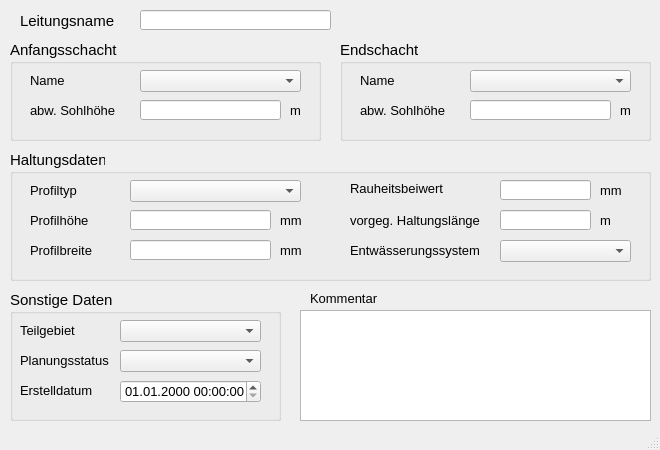
<?xml version="1.0" encoding="UTF-8"?>
<ui version="4.0">
 <class>MainWindow</class>
 <widget class="QMainWindow" name="MainWindow">
  <property name="geometry">
   <rect>
    <x>0</x>
    <y>0</y>
    <width>660</width>
    <height>450</height>
   </rect>
  </property>
  <property name="sizePolicy">
   <sizepolicy hsizetype="Preferred" vsizetype="Preferred">
    <horstretch>0</horstretch>
    <verstretch>0</verstretch>
   </sizepolicy>
  </property>
  <property name="minimumSize">
   <size>
    <width>660</width>
    <height>450</height>
   </size>
  </property>
  <property name="baseSize">
   <size>
    <width>0</width>
    <height>0</height>
   </size>
  </property>
  <property name="font">
   <font>
    <family>Tahoma</family>
    <pointsize>10</pointsize>
   </font>
  </property>
  <property name="windowTitle">
   <string>MainWindow</string>
  </property>
  <widget class="QWidget" name="centralwidget">
   <widget class="QLabel" name="label">
    <property name="geometry">
     <rect>
      <x>20</x>
      <y>10</y>
      <width>131</width>
      <height>21</height>
     </rect>
    </property>
    <property name="font">
     <font>
      <family>Tahoma</family>
      <pointsize>11</pointsize>
     </font>
    </property>
    <property name="text">
     <string>Leitungsname</string>
    </property>
   </widget>
   <widget class="QGroupBox" name="groupBox">
    <property name="geometry">
     <rect>
      <x>10</x>
      <y>40</y>
      <width>311</width>
      <height>101</height>
     </rect>
    </property>
    <property name="font">
     <font>
      <family>Tahoma</family>
      <pointsize>11</pointsize>
     </font>
    </property>
    <property name="title">
     <string>Anfangsschacht</string>
    </property>
    <widget class="QLabel" name="label_3">
     <property name="geometry">
      <rect>
       <x>20</x>
       <y>30</y>
       <width>91</width>
       <height>21</height>
      </rect>
     </property>
     <property name="font">
      <font>
       <family>Tahoma</family>
       <pointsize>10</pointsize>
      </font>
     </property>
     <property name="text">
      <string>Name</string>
     </property>
    </widget>
    <widget class="QLabel" name="label_5">
     <property name="geometry">
      <rect>
       <x>20</x>
       <y>60</y>
       <width>101</width>
       <height>21</height>
      </rect>
     </property>
     <property name="font">
      <font>
       <family>Tahoma</family>
       <pointsize>10</pointsize>
      </font>
     </property>
     <property name="text">
      <string>abw. Sohlhöhe</string>
     </property>
    </widget>
    <widget class="QLabel" name="label_14">
     <property name="geometry">
      <rect>
       <x>280</x>
       <y>60</y>
       <width>21</width>
       <height>21</height>
      </rect>
     </property>
     <property name="font">
      <font>
       <family>Tahoma</family>
       <pointsize>10</pointsize>
      </font>
     </property>
     <property name="text">
      <string>m</string>
     </property>
    </widget>
    <widget class="QComboBox" name="schoben">
     <property name="geometry">
      <rect>
       <x>130</x>
       <y>30</y>
       <width>161</width>
       <height>22</height>
      </rect>
     </property>
     <property name="font">
      <font>
       <family>Tahoma</family>
       <pointsize>10</pointsize>
      </font>
     </property>
     <property name="toolTip">
      <string>&lt;html&gt;&lt;head/&gt;&lt;body&gt;&lt;p&gt;Name des oberen Schachts&lt;/p&gt;&lt;/body&gt;&lt;/html&gt;</string>
     </property>
     <property name="statusTip">
      <string>Name des oberen Schachts</string>
     </property>
    </widget>
    <widget class="QLineEdit" name="sohleoben">
     <property name="geometry">
      <rect>
       <x>130</x>
       <y>60</y>
       <width>141</width>
       <height>20</height>
      </rect>
     </property>
     <property name="font">
      <font>
       <family>Tahoma</family>
       <pointsize>10</pointsize>
      </font>
     </property>
     <property name="toolTip">
      <string>&lt;html&gt;&lt;head/&gt;&lt;body&gt;&lt;p&gt;von Schachtsohle abweichende Sohlhöhe&lt;/p&gt;&lt;/body&gt;&lt;/html&gt;</string>
     </property>
     <property name="statusTip">
      <string>von Schachtsohle abweichende Sohlhöhe</string>
     </property>
    </widget>
   </widget>
   <widget class="QGroupBox" name="groupBox_3">
    <property name="geometry">
     <rect>
      <x>340</x>
      <y>40</y>
      <width>311</width>
      <height>101</height>
     </rect>
    </property>
    <property name="font">
     <font>
      <family>Tahoma</family>
      <pointsize>11</pointsize>
     </font>
    </property>
    <property name="title">
     <string>Endschacht</string>
    </property>
    <widget class="QLineEdit" name="sohleunten">
     <property name="geometry">
      <rect>
       <x>130</x>
       <y>60</y>
       <width>141</width>
       <height>20</height>
      </rect>
     </property>
     <property name="font">
      <font>
       <family>Tahoma</family>
       <pointsize>10</pointsize>
      </font>
     </property>
     <property name="toolTip">
      <string>&lt;html&gt;&lt;head/&gt;&lt;body&gt;&lt;p&gt;von Schachtsohle abweichende Sohlhöhe&lt;/p&gt;&lt;/body&gt;&lt;/html&gt;</string>
     </property>
     <property name="statusTip">
      <string>von Schachtsohle abweichende Sohlhöhe</string>
     </property>
    </widget>
    <widget class="QLabel" name="label_9">
     <property name="geometry">
      <rect>
       <x>20</x>
       <y>30</y>
       <width>71</width>
       <height>21</height>
      </rect>
     </property>
     <property name="font">
      <font>
       <family>Tahoma</family>
       <pointsize>10</pointsize>
      </font>
     </property>
     <property name="text">
      <string>Name</string>
     </property>
    </widget>
    <widget class="QLabel" name="label_8">
     <property name="geometry">
      <rect>
       <x>20</x>
       <y>60</y>
       <width>91</width>
       <height>21</height>
      </rect>
     </property>
     <property name="font">
      <font>
       <family>Tahoma</family>
       <pointsize>10</pointsize>
      </font>
     </property>
     <property name="text">
      <string>abw. Sohlhöhe</string>
     </property>
    </widget>
    <widget class="QLabel" name="label_15">
     <property name="geometry">
      <rect>
       <x>280</x>
       <y>60</y>
       <width>21</width>
       <height>21</height>
      </rect>
     </property>
     <property name="font">
      <font>
       <family>Tahoma</family>
       <pointsize>10</pointsize>
      </font>
     </property>
     <property name="text">
      <string>m</string>
     </property>
    </widget>
    <widget class="QComboBox" name="schunten">
     <property name="geometry">
      <rect>
       <x>130</x>
       <y>30</y>
       <width>161</width>
       <height>22</height>
      </rect>
     </property>
     <property name="font">
      <font>
       <family>Tahoma</family>
       <pointsize>10</pointsize>
      </font>
     </property>
     <property name="toolTip">
      <string>&lt;html&gt;&lt;head/&gt;&lt;body&gt;&lt;p&gt;Name des unteren Schachts&lt;/p&gt;&lt;/body&gt;&lt;/html&gt;</string>
     </property>
     <property name="statusTip">
      <string>Name des unteren Schachts</string>
     </property>
    </widget>
   </widget>
   <widget class="QTextEdit" name="kommentar">
    <property name="geometry">
     <rect>
      <x>300</x>
      <y>310</y>
      <width>351</width>
      <height>111</height>
     </rect>
    </property>
    <property name="font">
     <font>
      <family>Tahoma</family>
      <pointsize>10</pointsize>
     </font>
    </property>
    <property name="toolTip">
     <string>&lt;html&gt;&lt;head/&gt;&lt;body&gt;&lt;p&gt;Platz für zusätzliche Kommentare.&lt;/p&gt;&lt;/body&gt;&lt;/html&gt;</string>
    </property>
    <property name="statusTip">
     <string>Platz für zusätzliche Kommentare.</string>
    </property>
   </widget>
   <widget class="QLabel" name="label_22">
    <property name="geometry">
     <rect>
      <x>310</x>
      <y>290</y>
      <width>81</width>
      <height>16</height>
     </rect>
    </property>
    <property name="font">
     <font>
      <family>Tahoma</family>
      <pointsize>10</pointsize>
     </font>
    </property>
    <property name="text">
     <string>Kommentar</string>
    </property>
   </widget>
   <widget class="QLineEdit" name="leitnam">
    <property name="geometry">
     <rect>
      <x>140</x>
      <y>10</y>
      <width>191</width>
      <height>20</height>
     </rect>
    </property>
    <property name="font">
     <font>
      <family>Tahoma</family>
      <pointsize>10</pointsize>
     </font>
    </property>
    <property name="toolTip">
     <string>&lt;html&gt;&lt;head/&gt;&lt;body&gt;&lt;p&gt;eindeutige Bezeichnung&lt;/p&gt;&lt;/body&gt;&lt;/html&gt;</string>
    </property>
    <property name="statusTip">
     <string>eindeutige Bezeichnung</string>
    </property>
   </widget>
   <widget class="QGroupBox" name="groupBox_2">
    <property name="geometry">
     <rect>
      <x>10</x>
      <y>150</y>
      <width>641</width>
      <height>131</height>
     </rect>
    </property>
    <property name="font">
     <font>
      <family>Tahoma</family>
      <pointsize>11</pointsize>
     </font>
    </property>
    <property name="title">
     <string>Haltungsdaten</string>
    </property>
    <widget class="QLineEdit" name="ks">
     <property name="geometry">
      <rect>
       <x>490</x>
       <y>30</y>
       <width>91</width>
       <height>20</height>
      </rect>
     </property>
     <property name="font">
      <font>
       <family>Tahoma</family>
       <pointsize>10</pointsize>
      </font>
     </property>
     <property name="toolTip">
      <string>&lt;html&gt;&lt;head/&gt;&lt;body&gt;&lt;p&gt;Absolute Rauheit gemäß Prandtl-Colebrook&lt;/p&gt;&lt;/body&gt;&lt;/html&gt;</string>
     </property>
     <property name="statusTip">
      <string>Absolute Rauheit gemäß Prandtl-Colebrook</string>
     </property>
    </widget>
    <widget class="QLabel" name="label_7">
     <property name="geometry">
      <rect>
       <x>20</x>
       <y>90</y>
       <width>101</width>
       <height>21</height>
      </rect>
     </property>
     <property name="font">
      <font>
       <family>Tahoma</family>
       <pointsize>10</pointsize>
      </font>
     </property>
     <property name="text">
      <string>Profilbreite</string>
     </property>
    </widget>
    <widget class="QLabel" name="label_20">
     <property name="geometry">
      <rect>
       <x>270</x>
       <y>90</y>
       <width>31</width>
       <height>21</height>
      </rect>
     </property>
     <property name="font">
      <font>
       <family>Tahoma</family>
       <pointsize>10</pointsize>
      </font>
     </property>
     <property name="text">
      <string>mm</string>
     </property>
    </widget>
    <widget class="QLabel" name="label_21">
     <property name="geometry">
      <rect>
       <x>590</x>
       <y>60</y>
       <width>31</width>
       <height>21</height>
      </rect>
     </property>
     <property name="font">
      <font>
       <family>Tahoma</family>
       <pointsize>10</pointsize>
      </font>
     </property>
     <property name="text">
      <string>m </string>
     </property>
    </widget>
    <widget class="QLineEdit" name="laenge">
     <property name="geometry">
      <rect>
       <x>490</x>
       <y>60</y>
       <width>91</width>
       <height>20</height>
      </rect>
     </property>
     <property name="font">
      <font>
       <family>Tahoma</family>
       <pointsize>10</pointsize>
      </font>
     </property>
     <property name="toolTip">
      <string>&lt;html&gt;&lt;head/&gt;&lt;body&gt;&lt;p&gt;&lt;span style=&quot; font-size:10pt;&quot;&gt;vorgegebene Haltungslänge, falls diese nicht automatisch berechnet werden soll&lt;/span&gt;&lt;/p&gt;&lt;/body&gt;&lt;/html&gt;</string>
     </property>
     <property name="statusTip">
      <string>vorgegebene Haltungslänge, falls diese nicht automatisch berechnet werden soll</string>
     </property>
    </widget>
    <widget class="QComboBox" name="entwart">
     <property name="geometry">
      <rect>
       <x>490</x>
       <y>90</y>
       <width>131</width>
       <height>22</height>
      </rect>
     </property>
     <property name="font">
      <font>
       <family>Tahoma</family>
       <pointsize>10</pointsize>
      </font>
     </property>
     <property name="toolTip">
      <string>&lt;html&gt;&lt;head/&gt;&lt;body&gt;&lt;p&gt;vorh. Entwässerungssystem (z.B. Mischwasser, Regenwasser etc.)&lt;/p&gt;&lt;/body&gt;&lt;/html&gt;</string>
     </property>
     <property name="statusTip">
      <string>vorh. Entwässerungssystem (z.B. Mischwasser, Regenwasser etc.)</string>
     </property>
    </widget>
    <widget class="QComboBox" name="profilnam">
     <property name="geometry">
      <rect>
       <x>120</x>
       <y>30</y>
       <width>171</width>
       <height>22</height>
      </rect>
     </property>
     <property name="font">
      <font>
       <family>Tahoma</family>
       <pointsize>10</pointsize>
      </font>
     </property>
     <property name="toolTip">
      <string>&lt;html&gt;&lt;head/&gt;&lt;body&gt;&lt;p&gt;Profil der Haltung gem. HE&lt;/p&gt;&lt;/body&gt;&lt;/html&gt;</string>
     </property>
     <property name="statusTip">
      <string>Profil der Haltung gem. HE</string>
     </property>
    </widget>
    <widget class="QLabel" name="label_54">
     <property name="geometry">
      <rect>
       <x>20</x>
       <y>30</y>
       <width>91</width>
       <height>21</height>
      </rect>
     </property>
     <property name="font">
      <font>
       <family>Tahoma</family>
       <pointsize>10</pointsize>
      </font>
     </property>
     <property name="text">
      <string>Profiltyp</string>
     </property>
    </widget>
    <widget class="QLabel" name="label_17">
     <property name="geometry">
      <rect>
       <x>340</x>
       <y>50</y>
       <width>151</width>
       <height>41</height>
      </rect>
     </property>
     <property name="font">
      <font>
       <family>Tahoma</family>
       <pointsize>10</pointsize>
      </font>
     </property>
     <property name="text">
      <string>vorgeg. Haltungslänge</string>
     </property>
    </widget>
    <widget class="QLabel" name="label_51">
     <property name="geometry">
      <rect>
       <x>340</x>
       <y>90</y>
       <width>151</width>
       <height>21</height>
      </rect>
     </property>
     <property name="font">
      <font>
       <family>Tahoma</family>
       <pointsize>10</pointsize>
      </font>
     </property>
     <property name="text">
      <string>Entwässerungssystem</string>
     </property>
    </widget>
    <widget class="QLineEdit" name="hoehe">
     <property name="geometry">
      <rect>
       <x>120</x>
       <y>60</y>
       <width>141</width>
       <height>20</height>
      </rect>
     </property>
     <property name="font">
      <font>
       <family>Tahoma</family>
       <pointsize>10</pointsize>
      </font>
     </property>
     <property name="toolTip">
      <string>&lt;html&gt;&lt;head/&gt;&lt;body&gt;&lt;p&gt;Bedeutung hängt vom Profiltyp ab&lt;/p&gt;&lt;/body&gt;&lt;/html&gt;</string>
     </property>
     <property name="statusTip">
      <string>Bedeutung hängt vom Profiltyp ab</string>
     </property>
    </widget>
    <widget class="QLabel" name="label_16">
     <property name="geometry">
      <rect>
       <x>270</x>
       <y>60</y>
       <width>31</width>
       <height>21</height>
      </rect>
     </property>
     <property name="font">
      <font>
       <family>Tahoma</family>
       <pointsize>10</pointsize>
      </font>
     </property>
     <property name="text">
      <string>mm</string>
     </property>
    </widget>
    <widget class="QLineEdit" name="breite">
     <property name="geometry">
      <rect>
       <x>120</x>
       <y>90</y>
       <width>141</width>
       <height>20</height>
      </rect>
     </property>
     <property name="font">
      <font>
       <family>Tahoma</family>
       <pointsize>10</pointsize>
      </font>
     </property>
     <property name="toolTip">
      <string>&lt;html&gt;&lt;head/&gt;&lt;body&gt;&lt;p&gt;Bedeutung hängt vom Profiltyp ab&lt;/p&gt;&lt;/body&gt;&lt;/html&gt;</string>
     </property>
     <property name="statusTip">
      <string>Bedeutung hängt vom Profiltyp ab</string>
     </property>
    </widget>
    <widget class="QLabel" name="label_6">
     <property name="geometry">
      <rect>
       <x>20</x>
       <y>60</y>
       <width>101</width>
       <height>21</height>
      </rect>
     </property>
     <property name="font">
      <font>
       <family>Tahoma</family>
       <pointsize>10</pointsize>
      </font>
     </property>
     <property name="text">
      <string>Profilhöhe</string>
     </property>
    </widget>
    <widget class="QLabel" name="label_70">
     <property name="geometry">
      <rect>
       <x>590</x>
       <y>30</y>
       <width>46</width>
       <height>21</height>
      </rect>
     </property>
     <property name="font">
      <font>
       <family>Tahoma</family>
       <pointsize>10</pointsize>
      </font>
     </property>
     <property name="text">
      <string>mm</string>
     </property>
    </widget>
    <widget class="QLabel" name="label_61">
     <property name="geometry">
      <rect>
       <x>340</x>
       <y>30</y>
       <width>101</width>
       <height>16</height>
      </rect>
     </property>
     <property name="font">
      <font>
       <family>Tahoma</family>
       <pointsize>10</pointsize>
      </font>
     </property>
     <property name="text">
      <string>Rauheitsbeiwert</string>
     </property>
    </widget>
   </widget>
   <widget class="QGroupBox" name="groupBox_4">
    <property name="geometry">
     <rect>
      <x>10</x>
      <y>290</y>
      <width>271</width>
      <height>131</height>
     </rect>
    </property>
    <property name="font">
     <font>
      <family>Tahoma</family>
      <pointsize>11</pointsize>
     </font>
    </property>
    <property name="title">
     <string>Sonstige Daten</string>
    </property>
    <widget class="QLabel" name="label_18">
     <property name="geometry">
      <rect>
       <x>10</x>
       <y>30</y>
       <width>71</width>
       <height>20</height>
      </rect>
     </property>
     <property name="font">
      <font>
       <family>Tahoma</family>
       <pointsize>10</pointsize>
      </font>
     </property>
     <property name="text">
      <string>Teilgebiet</string>
     </property>
     <property name="buddy">
      <cstring>simstatus</cstring>
     </property>
    </widget>
    <widget class="QLabel" name="label_19">
     <property name="geometry">
      <rect>
       <x>10</x>
       <y>60</y>
       <width>111</width>
       <height>21</height>
      </rect>
     </property>
     <property name="font">
      <font>
       <family>Tahoma</family>
       <pointsize>10</pointsize>
      </font>
     </property>
     <property name="text">
      <string>Planungsstatus</string>
     </property>
     <property name="buddy">
      <cstring>simstatus</cstring>
     </property>
    </widget>
    <widget class="QLabel" name="label_72">
     <property name="geometry">
      <rect>
       <x>10</x>
       <y>90</y>
       <width>151</width>
       <height>21</height>
      </rect>
     </property>
     <property name="font">
      <font>
       <family>Tahoma</family>
       <pointsize>10</pointsize>
      </font>
     </property>
     <property name="text">
      <string>Erstelldatum</string>
     </property>
    </widget>
    <widget class="QComboBox" name="teilgebiet">
     <property name="geometry">
      <rect>
       <x>110</x>
       <y>30</y>
       <width>141</width>
       <height>22</height>
      </rect>
     </property>
     <property name="font">
      <font>
       <family>Tahoma</family>
       <pointsize>10</pointsize>
      </font>
     </property>
     <property name="toolTip">
      <string>&lt;html&gt;&lt;head/&gt;&lt;body&gt;&lt;p&gt;zur Zuordnung auf ein selbstständig festgelegtes Teilgebiet&lt;/p&gt;&lt;/body&gt;&lt;/html&gt;</string>
     </property>
     <property name="statusTip">
      <string>zur Zuordnung auf ein selbstständig festgelegtes Teilgebiet</string>
     </property>
    </widget>
    <widget class="QComboBox" name="simstatus">
     <property name="geometry">
      <rect>
       <x>110</x>
       <y>60</y>
       <width>141</width>
       <height>22</height>
      </rect>
     </property>
     <property name="font">
      <font>
       <family>Tahoma</family>
       <pointsize>10</pointsize>
      </font>
     </property>
     <property name="toolTip">
      <string>&lt;html&gt;&lt;head/&gt;&lt;body&gt;&lt;p&gt;aktueller Status (z.B. vorhanden, in Planung etc.)&lt;/p&gt;&lt;/body&gt;&lt;/html&gt;</string>
     </property>
     <property name="statusTip">
      <string>aktueller Status (z.B. vorhanden, in Planung etc.)</string>
     </property>
    </widget>
    <widget class="QgsDateTimeEdit" name="createdat">
     <property name="geometry">
      <rect>
       <x>110</x>
       <y>90</y>
       <width>141</width>
       <height>23</height>
      </rect>
     </property>
     <property name="font">
      <font>
       <family>Tahoma</family>
       <pointsize>10</pointsize>
      </font>
     </property>
     <property name="currentSection">
      <enum>QDateTimeEdit::DaySection</enum>
     </property>
     <property name="displayFormat">
      <string>dd.MM.yyyy HH:mm:ss</string>
     </property>
    </widget>
   </widget>
  </widget>
  <widget class="QMenuBar" name="menubar">
   <property name="geometry">
    <rect>
     <x>0</x>
     <y>0</y>
     <width>660</width>
     <height>27</height>
    </rect>
   </property>
  </widget>
  <widget class="QStatusBar" name="statusbar"/>
 </widget>
 <customwidgets>
  <customwidget>
   <class>QgsDateTimeEdit</class>
   <extends>QDateTimeEdit</extends>
   <header>qgsdatetimeedit.h</header>
  </customwidget>
 </customwidgets>
 <tabstops>
  <tabstop>leitnam</tabstop>
  <tabstop>schoben</tabstop>
  <tabstop>sohleoben</tabstop>
  <tabstop>schunten</tabstop>
  <tabstop>sohleunten</tabstop>
  <tabstop>profilnam</tabstop>
  <tabstop>hoehe</tabstop>
  <tabstop>breite</tabstop>
  <tabstop>laenge</tabstop>
  <tabstop>ks</tabstop>
  <tabstop>entwart</tabstop>
  <tabstop>teilgebiet</tabstop>
  <tabstop>simstatus</tabstop>
  <tabstop>createdat</tabstop>
  <tabstop>kommentar</tabstop>
 </tabstops>
 <resources/>
 <connections/>
</ui>
